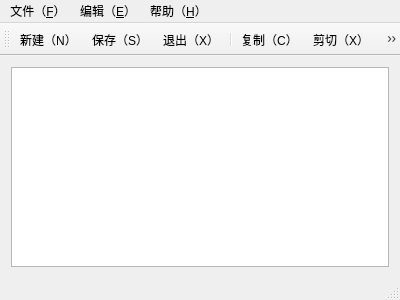
<?xml version="1.0" encoding="UTF-8"?>
<ui version="4.0">
 <class>MainWindow</class>
 <widget class="QMainWindow" name="MainWindow">
  <property name="geometry">
   <rect>
    <x>0</x>
    <y>0</y>
    <width>400</width>
    <height>300</height>
   </rect>
  </property>
  <property name="windowTitle">
   <string>MainWindow</string>
  </property>
  <widget class="QWidget" name="centralWidget">
   <layout class="QGridLayout" name="gridLayout">
    <item row="0" column="0">
     <widget class="QTextEdit" name="textEdit"/>
    </item>
   </layout>
  </widget>
  <widget class="QMenuBar" name="menuBar">
   <property name="geometry">
    <rect>
     <x>0</x>
     <y>0</y>
     <width>400</width>
     <height>25</height>
    </rect>
   </property>
   <widget class="QMenu" name="menu_S">
    <property name="title">
     <string>文件（&amp;F）</string>
    </property>
    <addaction name="action_N"/>
    <addaction name="action_O"/>
    <addaction name="action_C"/>
    <addaction name="separator"/>
    <addaction name="action_S"/>
    <addaction name="action_A"/>
    <addaction name="separator"/>
    <addaction name="action_X"/>
   </widget>
   <widget class="QMenu" name="menu_E">
    <property name="title">
     <string>编辑（&amp;E）</string>
    </property>
    <addaction name="action_Z"/>
    <addaction name="separator"/>
    <addaction name="action_X_2"/>
    <addaction name="action_C_2"/>
    <addaction name="action_V"/>
    <addaction name="separator"/>
    <addaction name="action_F"/>
   </widget>
   <widget class="QMenu" name="menu_H">
    <property name="title">
     <string>帮助（&amp;H）</string>
    </property>
    <addaction name="action_5"/>
   </widget>
   <addaction name="menu_S"/>
   <addaction name="menu_E"/>
   <addaction name="menu_H"/>
  </widget>
  <widget class="QToolBar" name="mainToolBar">
   <attribute name="toolBarArea">
    <enum>TopToolBarArea</enum>
   </attribute>
   <attribute name="toolBarBreak">
    <bool>false</bool>
   </attribute>
   <addaction name="action_N"/>
   <addaction name="action_S"/>
   <addaction name="action_X"/>
   <addaction name="separator"/>
   <addaction name="action_C_2"/>
   <addaction name="action_X_2"/>
   <addaction name="action_V"/>
   <addaction name="separator"/>
   <addaction name="action_F"/>
   <addaction name="action_5"/>
  </widget>
  <widget class="QStatusBar" name="statusBar"/>
  <action name="action_N">
   <property name="icon">
    <iconset resource="menu.qrc">
     <normaloff>:/File/images/document.png</normaloff>:/File/images/document.png</iconset>
   </property>
   <property name="text">
    <string>新建（&amp;N）</string>
   </property>
   <property name="shortcut">
    <string>Ctrl+N</string>
   </property>
  </action>
  <action name="action_O">
   <property name="icon">
    <iconset resource="menu.qrc">
     <normaloff>:/File/images/document.png</normaloff>:/File/images/document.png</iconset>
   </property>
   <property name="text">
    <string>打开（&amp;O）</string>
   </property>
   <property name="shortcut">
    <string>Ctrl+O</string>
   </property>
  </action>
  <action name="action_C">
   <property name="icon">
    <iconset resource="menu.qrc">
     <normaloff>:/File/images/qe29.png</normaloff>:/File/images/qe29.png</iconset>
   </property>
   <property name="text">
    <string>关闭（&amp;C）</string>
   </property>
   <property name="shortcut">
    <string>Ctrl+C</string>
   </property>
  </action>
  <action name="action_S">
   <property name="icon">
    <iconset resource="menu.qrc">
     <normaloff>:/File/images/qe22.png</normaloff>:/File/images/qe22.png</iconset>
   </property>
   <property name="text">
    <string>保存（&amp;S）</string>
   </property>
   <property name="shortcut">
    <string>Ctrl+S</string>
   </property>
  </action>
  <action name="action_A">
   <property name="icon">
    <iconset resource="menu.qrc">
     <normaloff>:/File/images/qe22.png</normaloff>:/File/images/qe22.png</iconset>
   </property>
   <property name="text">
    <string>另存为（&amp;A）</string>
   </property>
   <property name="shortcut">
    <string>Ctrl+A</string>
   </property>
  </action>
  <action name="action_X">
   <property name="icon">
    <iconset resource="menu.qrc">
     <normaloff>:/File/images/man.png</normaloff>:/File/images/man.png</iconset>
   </property>
   <property name="text">
    <string>退出（&amp;X）</string>
   </property>
   <property name="shortcut">
    <string>Ctrl+X</string>
   </property>
  </action>
  <action name="action_Z">
   <property name="icon">
    <iconset resource="menu.qrc">
     <normaloff>:/File/images/qe19.png</normaloff>:/File/images/qe19.png</iconset>
   </property>
   <property name="text">
    <string>撤销（&amp;Z）</string>
   </property>
   <property name="shortcut">
    <string>Ctrl+Z</string>
   </property>
  </action>
  <action name="action_X_2">
   <property name="icon">
    <iconset resource="menu.qrc">
     <normaloff>:/File/images/png-0031.png</normaloff>:/File/images/png-0031.png</iconset>
   </property>
   <property name="text">
    <string>剪切（&amp;X）</string>
   </property>
   <property name="shortcut">
    <string>Ctrl+X</string>
   </property>
  </action>
  <action name="action_C_2">
   <property name="icon">
    <iconset resource="menu.qrc">
     <normaloff>:/File/images/png-0254.png</normaloff>:/File/images/png-0254.png</iconset>
   </property>
   <property name="text">
    <string>复制（&amp;C）</string>
   </property>
   <property name="shortcut">
    <string>Ctrl+C</string>
   </property>
  </action>
  <action name="action_V">
   <property name="icon">
    <iconset resource="menu.qrc">
     <normaloff>:/File/images/png-0259.png</normaloff>:/File/images/png-0259.png</iconset>
   </property>
   <property name="text">
    <string>粘贴（&amp;V）</string>
   </property>
   <property name="shortcut">
    <string>Ctrl+V</string>
   </property>
  </action>
  <action name="action_F">
   <property name="icon">
    <iconset resource="menu.qrc">
     <normaloff>:/File/images/qe23.png</normaloff>:/File/images/qe23.png</iconset>
   </property>
   <property name="text">
    <string>查找（&amp;F）</string>
   </property>
   <property name="shortcut">
    <string>Ctrl+F</string>
   </property>
  </action>
  <action name="action_5">
   <property name="icon">
    <iconset resource="menu.qrc">
     <normaloff>:/File/images/services.png</normaloff>:/File/images/services.png</iconset>
   </property>
   <property name="text">
    <string>版本说明</string>
   </property>
   <property name="shortcut">
    <string>F1</string>
   </property>
  </action>
 </widget>
 <layoutdefault spacing="6" margin="11"/>
 <resources>
  <include location="menu.qrc"/>
 </resources>
 <connections/>
</ui>
